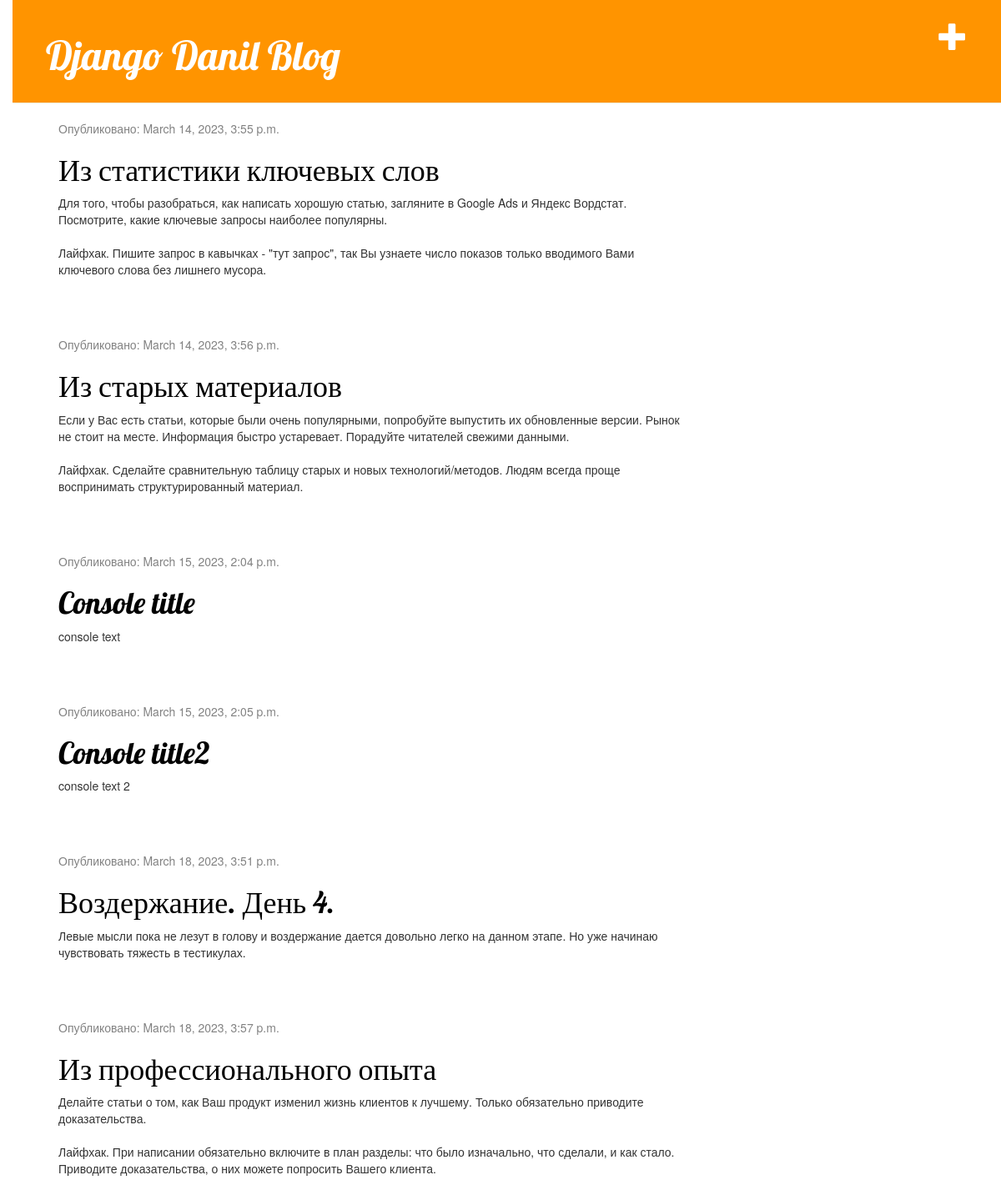
The app's page / (signed in) with its own data.
### blog/models.py (models this page shows, shortened)
class Post(models.Model):
    author = models.ForeignKey(settings.AUTH_USER_MODEL, on_delete=models.CASCADE)
    title = models.CharField(max_length=200)
    text = models.TextField()
    created_date = models.DateTimeField(default=timezone.now)
    published_date = models.DateTimeField(null=True, blank=True)

### blog/views.py (the view)
# urls.py: path('', views.post_list, name='post_list'),
def post_list(request):
    posts = Post.objects.filter(published_date__lte=timezone.now()).order_by('published_date')
    content = {}
    return render(request, 'blog/post_list.html', {'posts': posts})

### blog/templates/blog/post_list.html
{% extends 'blog/base.html' %}
{% block content %}
    {% for post in posts %}
        <div class="post">
            <div class="date">
                <p>Опубликовано: {{ post.published_date }}</p>
            </div>
            <h1><a href="{% url 'post_detail' pk=post.pk %}">{{ post.title }}</a></h1>
            <p>{{ post.text|linebreaksbr }}</p>
        </div>
    {% endfor %}
{% endblock content %}

### blog/static/css/blog.css (style rules this page uses)
h1 a { color: #8b8b86; font-family: 'Lobster'; }
body { padding-left: 15px; }
h1, h2, h3, h4 { font-family: 'Lobster', cursive; }
.date { color: #828282; }
.post { margin-bottom: 70px; }
.post h1 a, .post h1 a:visited { color: #000000; }

### records on screen
Post: published_date "March 14, 2023, 3:55 p.m.", title "Из статистики ключевых слов", text "Для того, чтобы разобраться, как написать хорошую статью, загляните в Google Ads и Яндекс Вордстат. Посмотрите, какие ключевые запросы наиболее популярны. Лайфхак. Пишите запрос в кавычках - \"тут запрос\", так Вы узнаете число показов только вводимого Вами ключевого слова без лишнего мусора."
Post: published_date "March 14, 2023, 3:56 p.m.", title "Из старых материалов", text "Если у Вас есть статьи, которые были очень популярными, попробуйте выпустить их обновленные версии. Рынок не стоит на месте. Информация быстро устаревает. Порадуйте читателей свежими данными. Лайфхак. Сделайте сравнительную таблицу старых и новых технологий/методов. Людям всегда проще воспринимать структурированный материал."
Post: published_date "March 15, 2023, 2:04 p.m.", title "Console title", text "console text"
Post: published_date "March 15, 2023, 2:05 p.m.", title "Console title2", text "console text 2"
Post: published_date "March 18, 2023, 3:51 p.m.", title "Воздержание. День 4.", text "Левые мысли пока не лезут в голову и воздержание дается довольно легко на данном этапе. Но уже начинаю чувствовать тяжесть в тестикулах."
Post: published_date "March 18, 2023, 3:57 p.m.", title "Из профессионального опыта", text "Делайте статьи о том, как Ваш продукт изменил жизнь клиентов к лучшему. Только обязательно приводите доказательства. Лайфхак. При написании обязательно включите в план разделы: что было изначально, что сделали, и как стало. Приводите доказательства, о них можете попросить Вашего клиента."
